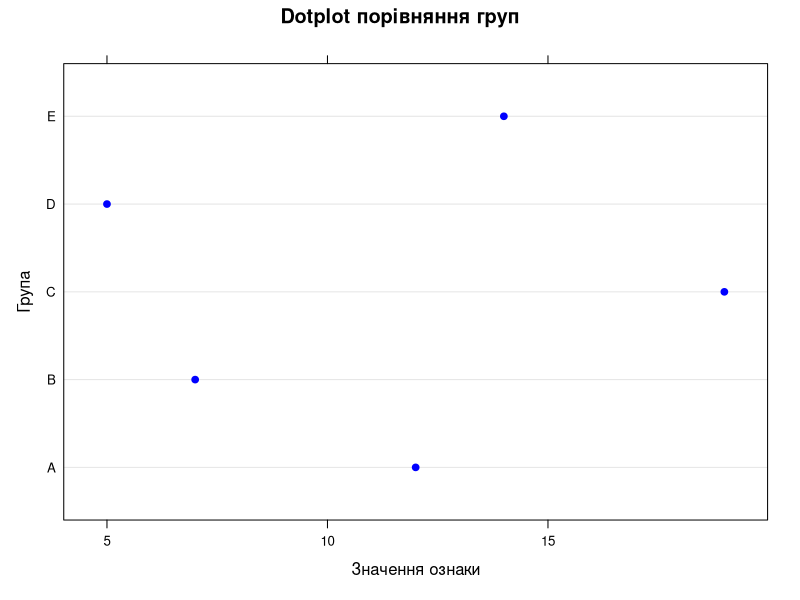

This figure's R source:
library(lattice)
library(tidyverse)

# Прикладові дані
df <- tibble(
  Group = c("A", "B", "C", "D", "E"),
  Feature = c(12, 7, 19, 5, 14)
)

# Dotplot
dotplot(Group ~ Feature, data = df,
        main = "Dotplot порівняння груп",
        xlab = "Значення ознаки",
        ylab = "Група",
        col = "blue",
        pch = 19)
